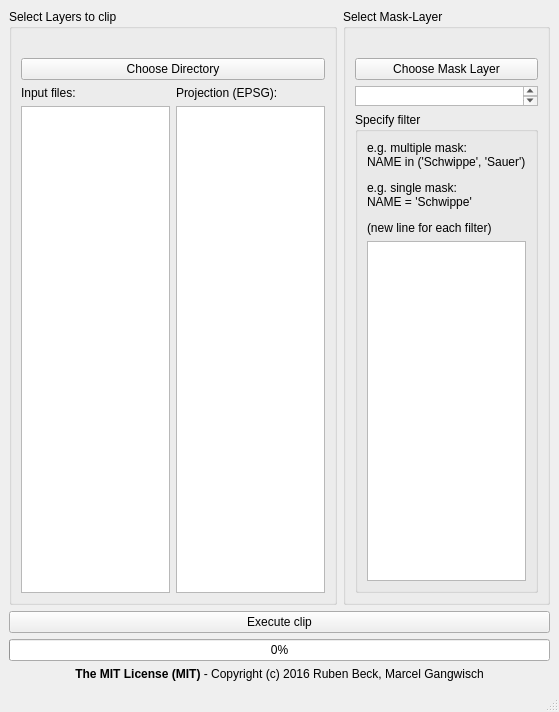
<?xml version="1.0" encoding="UTF-8"?>
<ui version="4.0">
 <class>Clipping</class>
 <widget class="QMainWindow" name="Clipping">
  <property name="geometry">
   <rect>
    <x>0</x>
    <y>0</y>
    <width>559</width>
    <height>712</height>
   </rect>
  </property>
  <property name="windowTitle">
   <string>Clipping</string>
  </property>
  <widget class="QWidget" name="centralwidget">
   <layout class="QGridLayout" name="gridLayout">
    <item row="0" column="0">
     <layout class="QVBoxLayout" name="verticalLayout_3">
      <item>
       <layout class="QHBoxLayout" name="horizontalLayout">
        <item>
         <layout class="QHBoxLayout" name="horizontalLayout_2">
          <item>
           <widget class="QGroupBox" name="groupBox_2">
            <property name="title">
             <string>Select Layers to clip</string>
            </property>
            <layout class="QVBoxLayout" name="verticalLayout_2">
             <item>
              <widget class="QLabel" name="clip_path">
               <property name="text">
                <string/>
               </property>
              </widget>
             </item>
             <item>
              <widget class="QPushButton" name="layer_clip_btn">
               <property name="text">
                <string>Choose Directory</string>
               </property>
              </widget>
             </item>
             <item>
              <layout class="QHBoxLayout" name="horizontalLayout_6">
               <item>
                <widget class="QLabel" name="label_3">
                 <property name="text">
                  <string>Input files:</string>
                 </property>
                </widget>
               </item>
               <item>
                <widget class="QLabel" name="label_2">
                 <property name="text">
                  <string>Projection (EPSG):</string>
                 </property>
                </widget>
               </item>
              </layout>
             </item>
             <item>
              <layout class="QHBoxLayout" name="horizontalLayout_4">
               <item>
                <widget class="QListView" name="listView_toClip"/>
               </item>
               <item>
                <widget class="QListView" name="listView_EPSG"/>
               </item>
              </layout>
             </item>
            </layout>
            <zorder>layer_clip_btn</zorder>
            <zorder>clip_path</zorder>
           </widget>
          </item>
         </layout>
        </item>
        <item>
         <layout class="QHBoxLayout" name="horizontalLayout_3">
          <item>
           <widget class="QGroupBox" name="groupBox">
            <property name="title">
             <string>Select Mask-Layer</string>
            </property>
            <layout class="QVBoxLayout" name="verticalLayout">
             <property name="sizeConstraint">
              <enum>QLayout::SetMaximumSize</enum>
             </property>
             <item>
              <widget class="QLabel" name="mask_path">
               <property name="text">
                <string/>
               </property>
              </widget>
             </item>
             <item>
              <widget class="QPushButton" name="layer_mask_btn">
               <property name="text">
                <string>Choose Mask Layer</string>
               </property>
              </widget>
             </item>
             <item>
              <widget class="QPlainTextEdit" name="textEdit_maskEPSG">
               <property name="maximumSize">
                <size>
                 <width>16777215</width>
                 <height>20</height>
                </size>
               </property>
              </widget>
             </item>
             <item>
              <widget class="QGroupBox" name="groupBox_3">
               <property name="title">
                <string>Specify filter</string>
               </property>
               <layout class="QVBoxLayout" name="verticalLayout_4">
                <item>
                 <widget class="QLabel" name="label">
                  <property name="text">
                   <string>&lt;html&gt;&lt;head/&gt;&lt;body&gt;&lt;p&gt;e.g. multiple mask: &lt;br/&gt;NAME in ('Schwippe', 'Sauer')&lt;/p&gt;&lt;p&gt;e.g. single mask:&lt;br/&gt;NAME = 'Schwippe'&lt;/p&gt;&lt;p&gt;(new line for each filter)&lt;/p&gt;&lt;/body&gt;&lt;/html&gt;</string>
                  </property>
                 </widget>
                </item>
                <item>
                 <widget class="QPlainTextEdit" name="filter_textEdit"/>
                </item>
               </layout>
              </widget>
             </item>
            </layout>
           </widget>
          </item>
         </layout>
        </item>
       </layout>
      </item>
      <item>
       <widget class="QPushButton" name="clip_btn">
        <property name="text">
         <string>Execute clip</string>
        </property>
       </widget>
      </item>
      <item>
       <widget class="QProgressBar" name="progressBar">
        <property name="value">
         <number>0</number>
        </property>
       </widget>
      </item>
     </layout>
    </item>
    <item row="1" column="0">
     <widget class="QLabel" name="copyright">
      <property name="text">
       <string>&lt;html&gt;&lt;head/&gt;&lt;body&gt;&lt;p&gt;&lt;span style=&quot; font-weight:600;&quot;&gt;The MIT License (MIT)&lt;/span&gt; - Copyright (c) 2016 Ruben Beck, Marcel Gangwisch&lt;/p&gt;&lt;/body&gt;&lt;/html&gt;</string>
      </property>
      <property name="alignment">
       <set>Qt::AlignCenter</set>
      </property>
     </widget>
    </item>
   </layout>
  </widget>
  <widget class="QMenuBar" name="menubar">
   <property name="geometry">
    <rect>
     <x>0</x>
     <y>0</y>
     <width>559</width>
     <height>21</height>
    </rect>
   </property>
  </widget>
  <widget class="QStatusBar" name="statusbar"/>
 </widget>
 <resources/>
 <connections/>
</ui>
